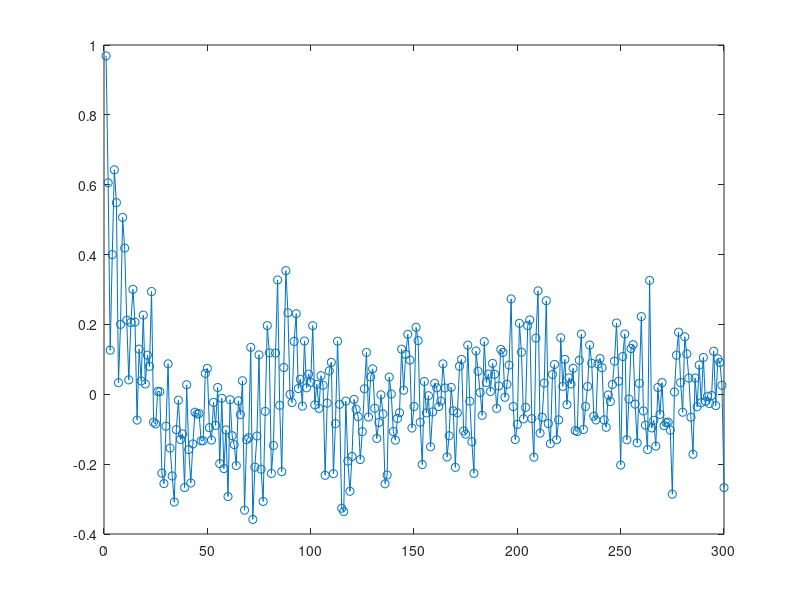

The MATLAB source for this figure: (Note: this script raises an error after producing the figure.)
N=300; y=zeros(1,N); y(1:4)=rand(1,4); for k=5:N; y(k) = 0.6*y(k-4) - 0.1*y(k-3) - 0.1*y(k-2) + 0.2*y(k-1) + 0.1 * randn(); end; figure(1); plot(y, 'o-')

L=30; figure(2); plot(0:L, autocorr(y, L), 'o-');

figure(3); plot(abs(fftshift(fft(y))));

figure(4); X=xcorr(y, L); a=X((L+1):end); plot(0:L, a/(norm(y)^2), 'o-');
